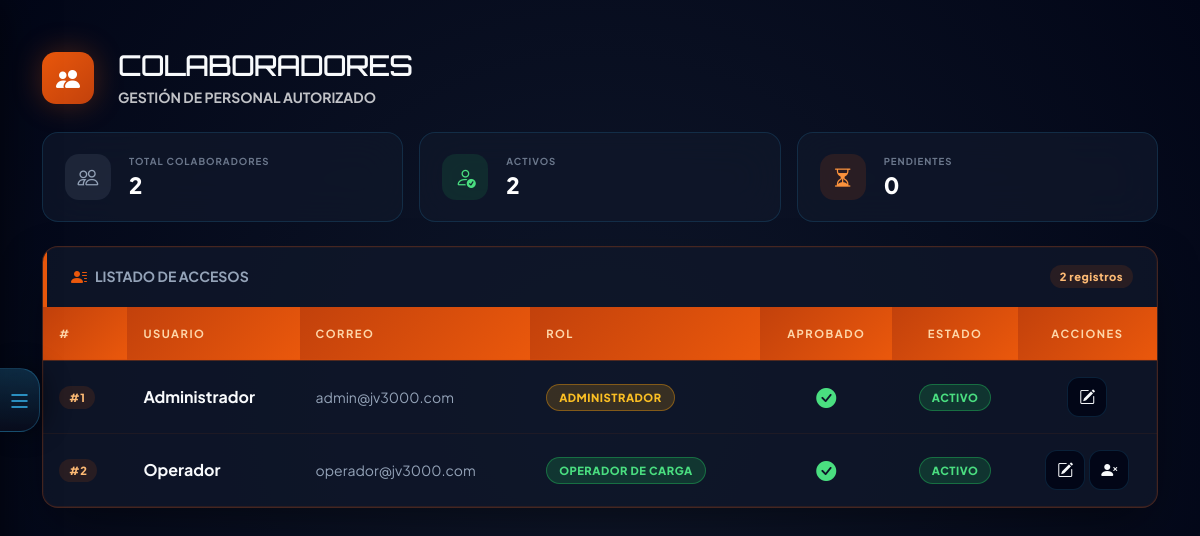
/usuarios.php (signed in), run on the app's committed database.
### tables this page shows
CREATE TABLE `usuarios` (
  `id_usuario` int(11) NOT NULL AUTO_INCREMENT,
  `usuario` varchar(50) NOT NULL,
  `correo` varchar(100) NOT NULL,
  `password` varchar(255) NOT NULL,
  `rol` enum('Administrador','Operador de Carga','Operador de Ventas') NOT NULL DEFAULT 'Operador de Ventas',
  `status` enum('Activo','Inactivo') NOT NULL DEFAULT 'Activo',
  `aprobado` tinyint(1) DEFAULT 0 COMMENT '0=Pendiente, 1=Aprobado',
  `pregunta_seguridad` varchar(200) DEFAULT NULL,
  `respuesta_seguridad` varchar(255) DEFAULT NULL,
  PRIMARY KEY (`id_usuario`),
  UNIQUE KEY `idx_user` (`usuario`),
  UNIQUE KEY `idx_email` (`correo`)
);

### includes/Database.php (called while the page is built, shortened)
<?php
class Database
{
    private static ?self $instance = null;
    private ?mysqli $conn = null;
    public static function getInstance(): self
    {
        if (self::$instance === null) {
            self::$instance = new self();
        }
        return self::$instance;
    }
    public function connect(string $host, string $user, string $pass, string $db): void
    {
        $this->conn = new mysqli($host, $user, $pass, $db);
        $this->conn->set_charset('utf8mb4');
        $this->conn->autocommit(true);
    }
    public function execute(string $sql, array $params = []): mysqli_stmt
    {
        $stmt = $this->conn->prepare($sql);
        if (!empty($params)) {
            $types = '';
            $bindValues = [];
            foreach ($params as $p) {
                if (is_int($p)) {
                    $types .= 'i';
                } elseif (is_float($p)) {
                    $types .= 'd';
                } elseif (is_null($p)) {
                    $types .= 's';
                    $p = null;
                } else {
                    $types .= 's';
                }
                $bindValues[] = $p;
            }
            if (!empty($bindValues)) {
                $stmt->bind_param($types, ...$bindValues);
            }
        }
        if (!$stmt->execute()) {
            throw new RuntimeException('Error ejecutando consulta: ' . $stmt->error);
        }
        return $stmt;
    }
    public function fetchOne(string $sql, array $params = []): ?array
    {
        $stmt = $this->execute($sql, $params);
        $result = $stmt->get_result();
        $row = $result->fetch_assoc();
        return $row ?: null;
    }
    public function fetchAll(string $sql, array $params = []): array
    {
        $stmt = $this->execute($sql, $params);
        $result = $stmt->get_result();
        $rows = $result->fetch_all(MYSQLI_ASSOC);
        return $rows;
    }
}

### usuarios.php (the view, shortened to what this page needs)
<?php
$db = Database::getInstance();
$id_propio = $_SESSION['id_usuario'];
$usuarios = $db->fetchAll("SELECT id_usuario, usuario, correo, rol, status, COALESCE(aprobado, 1) as aprobado, pregunta_seguridad FROM usuarios ORDER BY usuario ASC");
$total_users = $db->fetchOne("SELECT COUNT(*) as t FROM usuarios")['t'];
$activos = $db->fetchOne("SELECT COUNT(*) as t FROM usuarios WHERE status='Activo'")['t'];
$pendientes = $db->fetchOne("SELECT COUNT(*) as t FROM usuarios WHERE COALESCE(aprobado,0)=0")['t'];
?>
<!DOCTYPE html>
<html lang="es">
<head>
<?php include 'includes/diseno.php'; ?>
</head>
<body>
    <?php include 'includes/sidebar.php'; ?>
    <div class="main-wrapper" id="mainWrapper">
    <div class="pagina-usuarios">
    <div class="container py-5">
        <div class="d-flex align-items-center gap-4 mb-4">
            <div class="user-header-icon">
                <i class="bi bi-people-fill"></i>
            </div>
            <div>
                <h1 class="font-brand mb-1" style="font-size:1.8rem;letter-spacing:-1px;">COLABORADORES</h1>
                <p class="text-white opacity-75 small fw-bold text-uppercase mb-0">Gestión de Personal Autorizado</p>
            </div>
        </div>
        <div class="row g-3 mb-4">
            <div class="col-md-4">
                <div class="widget-card">
                    <div class="widget-icon" style="background:rgba(148,163,184,0.12);color:#94a3b8;">
                        <i class="bi bi-people"></i>
                    </div>
                    <div>
                        <div class="widget-label">Total Colaboradores</div>
                        <div class="widget-value"><?php echo $total_users; ?></div>
                    </div>
                </div>
            </div>
            <div class="col-md-4">
                <div class="widget-card">
                    <div class="widget-icon" style="background:rgba(34,197,94,0.12);color:#4ade80;">
                        <i class="bi bi-person-check"></i>
                    </div>
                    <div>
                        <div class="widget-label">Activos</div>
                        <div class="widget-value"><?php echo $activos; ?></div>
                    </div>
                </div>
            </div>
            <div class="col-md-4">
                <div class="widget-card">
                    <div class="widget-icon" style="background:rgba(234,88,12,0.12);color:#fb923c;">
                        <i class="bi bi-hourglass-split"></i>
                    </div>
                    <div>
                        <div class="widget-label">Pendientes</div>
                        <div class="widget-value"><?php echo $pendientes; ?></div>
                    </div>
                </div>
            </div>
        </div>
        <div class="card-jv p-0 overflow-hidden">
            <div class="header-card d-flex align-items-center gap-2">
                <i class="bi bi-person-lines-fill" style="color:#ea580c;"></i>
                <span class="fw-bold small text-secondary text-uppercase">Listado de Accesos</span>
                <span class="codigo-badge ms-auto"><?php echo $total_users; ?> registros</span>
            </div>
            <div class="table-responsive">
                <table class="table-jv mb-0">
                    <thead>
                        <tr>
                            <th>#</th>
                            <th>USUARIO</th>
                            <th>CORREO</th>
                            <th>ROL</th>
                            <th class="text-center">APROBADO</th>
                            <th class="text-center">ESTADO</th>
                            <th class="text-center">ACCIONES</th>
                        </tr>
                    </thead>
                    <tbody>
                        <?php if (!empty($usuarios)): ?>
                            <?php foreach ($usuarios as $row): ?>
                                <tr>
                                    <td class="text-secondary small"><span class="codigo-badge">#<?php echo $row['id_usuario']; ?></span></td>
                                    <td class="fw-bold">
                                        <?php echo htmlspecialchars($row['usuario']); ?>
                                    </td>
                                    <td class="text-secondary small"><?php echo htmlspecialchars($row['correo'] ?? 'N/A'); ?></td>
                                    <td>
                                        <?php
                                        $role_class = 'badge-secondary';
                                        $role_text = $row['rol'] ?? '';
                                        if ($role_text === 'Administrador') $role_class = 'badge-warning';
                                        if ($role_text === 'Operador de Carga' || $role_text === 'Operador de Ventas') $role_class = 'badge-success';
                                        ?>
                                        <span class="badge-jv <?php echo $role_class; ?>"><?php echo $role_text; ?></span>
                                    </td>
                                    <td class="text-center">
                                        <?php if ($row['aprobado'] == 1): ?>
                                            <i class="bi bi-check-circle-fill fs-5" style="color:#4ade80;"></i>
                                        <?php else: ?>
                                            <i class="bi bi-hourglass-split fs-5" style="color:#fbbf24;"></i>
                                        <?php endif; ?>
                                    </td>
                                    <td class="text-center">
                                        <span class="badge-jv <?php echo ($row['status'] == 'Activo') ? 'badge-success' : 'badge-danger'; ?>">
                                            <?php echo strtoupper($row['status']); ?>
                                        </span>
                                    </td>
                                    <td class="text-center">
                                        <div class="d-flex gap-1 justify-content-center">
                                            <button class="btn-action" onclick='editarUsuario(<?php echo json_encode($row); ?>)' title="Editar">
                                                <i class="bi bi-pencil-square"></i>
                                            </button>
                                            <?php if ($row['id_usuario'] != $id_propio): ?>
                                                <?php if ($row['status'] == 'Activo'): ?>
                                                    <button class="btn-action" onclick="confirmarToggle(<?php echo $row['id_usuario']; ?>, '<?php echo htmlspecialchars($row['usuario']); ?>', 'suspender')" title="Suspender">
                                                        <i class="bi bi-person-x-fill"></i>
                                                    </button>
                                                <?php else: ?>
                                                    <button class="btn-action" onclick="confirmarToggle(<?php echo $row['id_usuario']; ?>, '<?php echo htmlspecialchars($row['usuario']); ?>', 'activar')" title="Reactivar">
                                                        <i class="bi bi-person-check-fill"></i>
                                                    </button>
                                                <?php endif; ?>
                                            <?php endif; ?>
                                        </div>
                                    </td>
                                </tr>
                            <?php endforeach; ?>
                        <?php endif; ?>
                    </tbody>
                </table>
            </div>
        </div>
    </div>
</div>
</div>
</body>
</html>

### includes/diseno.php (shortened to what this page needs)
<?php
$base_assets = (basename(dirname($_SERVER['PHP_SELF'])) === 'modules') ? '../assets/' : 'assets/';
?>
<link rel="stylesheet" href="<?php echo $base_assets; ?>css/bootstrap.min.css?v=2">
<link rel="stylesheet" href="<?php echo $base_assets; ?>css/bootstrap-icons.css?v=2">

### includes/sidebar.php (shortened to what this page needs)
<button class="sidebar-toggle-btn" id="sidebarToggle" title="Abrir/Cerrar Menú">
    <i class="bi bi-list"></i>
</button>

### includes/diseno.php (style rules this page uses)
:root { --jv-cyan: #06b6d4; --jv-cyan-light: #22d3ee; --jv-cyan-dark: #0891b2; --jv-verde: #14b8a6; --jv-verde-light: #2dd4bf; --jv-bg-primary: #020617; --jv-bg-secondary: #0f172a; --jv-bg-card: rgba(15, 23, 42, 0.8); --jv-bg-card-light: rgba(30, 41, 59, 0.5); --jv-text-primary: #f8fafc; --jv-text-secondary: #94a3b8; --jv-text-muted: #64748b; --jv-success: #22c55e; --jv-warning: #f59e0b; --jv-danger: #ef4444; --jv-info: #3b82f6; --jv-border: rgba(56, 189, 248, 0.15); --jv-border-hover: rgba(56, 189, 248, 0.4); --jv-shadow: 0 20px 50px -12px rgba(0, 0, 0, 0.5); --jv-shadow-sm: 0 4px 15px -5px rgba(0, 0, 0, 0.3); --jv-font-main: 'Plus Jakarta Sans', -apple-system, BlinkMacSystemFont, 'Segoe UI', sans-serif; --jv-font-brand: 'Orbitron', 'Courier New', monospace; --jv-radius-sm: 8px; --jv-radius: 12px; --jv-radius-lg: 16px; --jv-radius-xl: 24px; }
.text-secondary { color: var(--jv-text-secondary) !important; }
*, *::before, *::after { box-sizing: border-box; }
body { background: radial-gradient(circle at center, var(--jv-bg-secondary) 0%, var(--jv-bg-primary) 100%); color: var(--jv-text-primary); font-family: var(--jv-font-main); min-height: 100vh; margin: 0; }
.card-jv { background: var(--jv-bg-card); border: 1px solid var(--jv-border); border-radius: var(--jv-radius-lg); padding: 24px; box-shadow: var(--jv-shadow); }
.badge-jv { background: rgba(6, 182, 212, 0.1); color: var(--jv-cyan); border: 1px solid rgba(6, 182, 212, 0.3); padding: 6px 14px; border-radius: 50px; font-size: 0.7rem; font-weight: 700; letter-spacing: 0.5px; text-transform: uppercase; }
.badge-success { background: rgba(34, 197, 94, 0.1); color: var(--jv-success); border-color: rgba(34, 197, 94, 0.3); }
.badge-warning { background: rgba(245, 158, 11, 0.1); color: var(--jv-warning); border-color: rgba(245, 158, 11, 0.3); }
.table-jv { color: var(--jv-text-primary); width: 100%; }
.table-jv thead th { color: var(--jv-cyan); font-size: 0.7rem; text-transform: uppercase; letter-spacing: 1.5px; padding: 18px 16px; background: rgba(6, 182, 212, 0.05); border: none; font-weight: 700; }
.table-jv tbody td { padding: 16px; border-bottom: 1px solid rgba(96, 165, 250, 0.08); vertical-align: middle; }
.font-brand { font-family: var(--jv-font-brand); }

### usuarios.php (style rules this page uses)
.user-header-icon { width:52px;height:52px;border-radius:14px; background:linear-gradient(135deg,#ea580c,#c2410c); display:flex;align-items:center;justify-content:center; color:#fff;font-size:1.5rem;flex-shrink:0; box-shadow:0 0 30px rgba(234,88,12,0.3); }
.codigo-badge { background:rgba(234,88,12,0.12);color:#fdba74; font-size:.7rem;font-weight:800;padding:3px 10px; border-radius:20px;display:inline-block; letter-spacing:.5px; }
.btn-action { width:40px;height:40px;border-radius:12px; display:inline-flex;align-items:center;justify-content:center; border:1px solid var(--jv-border);background:var(--jv-bg-primary); color:var(--jv-text);transition:.15s; }
.pagina-usuarios .card-jv { border-color:rgba(234,88,12,0.25); box-shadow:0 20px 50px -12px rgba(0,0,0,0.5), inset 0 0 0 1px rgba(234,88,12,0.06); }
.pagina-usuarios .table-jv thead th { background:linear-gradient(135deg,#c2410c,#ea580c); color:#fed7aa; border-bottom:2px solid rgba(234,88,12,0.3); }
.pagina-usuarios .table-jv tbody td { border-bottom:1px solid rgba(234,88,12,0.07); }
.pagina-usuarios .header-card { padding:18px 24px; border-left:4px solid #ea580c; }
.pagina-usuarios .widget-card { border-radius:var(--jv-radius-lg); background:var(--jv-bg-card); backdrop-filter:blur(20px); border:1px solid var(--jv-border); padding:20px 22px; display:flex; align-items:center; gap:18px; transition:all .25s ease; min-height:90px; }
.widget-card .widget-icon { width:46px;height:46px;border-radius:14px; display:flex;align-items:center;justify-content:center; font-size:1.3rem;flex-shrink:0; }
.widget-card .widget-label { font-size:.6rem;text-transform:uppercase; letter-spacing:1px;font-weight:700; color:rgba(148,163,184,0.7); margin-bottom:4px; }
.widget-card .widget-value { font-size:1.4rem;font-weight:800;color:#fff; line-height:1.2; }
.badge-jv { padding:4px 12px;border-radius:20px;font-weight:800;font-size:.7rem;letter-spacing:.5px;display:inline-flex;align-items:center;gap:5px; }
.badge-success { background:rgba(34,197,94,0.18);color:#4ade80;border:1px solid rgba(34,197,94,0.4); }
.badge-warning { background:rgba(245,158,11,0.18);color:#fbbf24;border:1px solid rgba(245,158,11,0.4); }

### data on the page
usuarios: id_usuario "1", usuario "Administrador", correo "admin@jv3000.com", rol "ADMINISTRADOR", status "ACTIVO"
usuarios: id_usuario "2", usuario "Operador", correo "operador@jv3000.com", rol "OPERADOR DE CARGA", status "ACTIVO"

### other printed values
$total_users "2"
$activos "2"
$pendientes "0"
